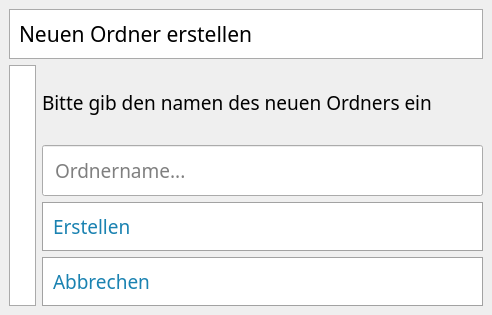
<?xml version="1.0" encoding="UTF-8"?>
<ui version="4.0">
 <class>MainWindow</class>
 <widget class="QMainWindow" name="MainWindow">
  <property name="geometry">
   <rect>
    <x>0</x>
    <y>0</y>
    <width>492</width>
    <height>315</height>
   </rect>
  </property>
  <property name="windowTitle">
   <string>PopUp</string>
  </property>
  <widget class="QWidget" name="centralwidget">
   <layout class="QGridLayout" name="gridLayout_3">
    <item row="0" column="0">
     <widget class="QFrame" name="frame_2">
      <property name="maximumSize">
       <size>
        <width>16777215</width>
        <height>50</height>
       </size>
      </property>
      <property name="styleSheet">
       <string notr="true">border: 1px solid #AAA;
background: #FFF;</string>
      </property>
      <property name="frameShape">
       <enum>QFrame::StyledPanel</enum>
      </property>
      <property name="frameShadow">
       <enum>QFrame::Raised</enum>
      </property>
      <layout class="QGridLayout" name="gridLayout_2">
       <item row="0" column="0">
        <widget class="QLabel" name="label_3">
         <property name="font">
          <font>
           <family>voestalpine</family>
           <pointsize>16</pointsize>
          </font>
         </property>
         <property name="styleSheet">
          <string notr="true">background: transparent;
border: 0px;</string>
         </property>
         <property name="text">
          <string>Neuen Ordner erstellen</string>
         </property>
        </widget>
       </item>
      </layout>
     </widget>
    </item>
    <item row="1" column="0">
     <layout class="QHBoxLayout" name="horizontalLayout">
      <item>
       <widget class="QFrame" name="frame">
        <property name="styleSheet">
         <string notr="true">border: 1px solid #AAA;
background: #FFF;</string>
        </property>
        <property name="frameShape">
         <enum>QFrame::StyledPanel</enum>
        </property>
        <property name="frameShadow">
         <enum>QFrame::Raised</enum>
        </property>
        <layout class="QGridLayout" name="gridLayout">
         <item row="0" column="0">
          <widget class="QLabel" name="label">
           <property name="styleSheet">
            <string notr="true">background: transparent;
border: 0px;</string>
           </property>
           <property name="text">
            <string/>
           </property>
           <property name="pixmap">
            <pixmap>../Images/PopUp-AddFolder.png</pixmap>
           </property>
          </widget>
         </item>
        </layout>
       </widget>
      </item>
      <item>
       <layout class="QVBoxLayout" name="verticalLayout">
        <item>
         <widget class="QLabel" name="label_2">
          <property name="font">
           <font>
            <family>voestalpine</family>
            <pointsize>14</pointsize>
           </font>
          </property>
          <property name="text">
           <string>Bitte gib den namen des neuen Ordners ein</string>
          </property>
          <property name="wordWrap">
           <bool>true</bool>
          </property>
         </widget>
        </item>
        <item>
         <widget class="QLineEdit" name="lineEdit">
          <property name="font">
           <font>
            <family>voestalpine</family>
            <pointsize>14</pointsize>
           </font>
          </property>
          <property name="styleSheet">
           <string notr="true">padding: 10px;</string>
          </property>
          <property name="text">
           <string/>
          </property>
          <property name="placeholderText">
           <string>Ordnername...</string>
          </property>
         </widget>
        </item>
        <item>
         <widget class="QPushButton" name="pushButton">
          <property name="styleSheet">
           <string notr="true">QPushButton::hover {
background: #7badc1
} 
QPushButton { border: 1px solid#A2a2a2; background: #FFFFFF; color: #1a82b1;font-size:14pt; font-family: voestalpine; padding:10px 10px; text-align:left;}</string>
          </property>
          <property name="text">
           <string>Erstellen</string>
          </property>
         </widget>
        </item>
        <item>
         <widget class="QPushButton" name="pushButton_2">
          <property name="styleSheet">
           <string notr="true">QPushButton::hover {
background: #7badc1
} 
QPushButton { border: 1px solid#A2a2a2; background: #FFFFFF; color: #1a82b1;font-size:14pt; font-family: voestalpine; padding:10px 10px; text-align:left;}</string>
          </property>
          <property name="text">
           <string>Abbrechen</string>
          </property>
         </widget>
        </item>
       </layout>
      </item>
     </layout>
    </item>
   </layout>
  </widget>
 </widget>
 <resources/>
 <connections/>
</ui>
